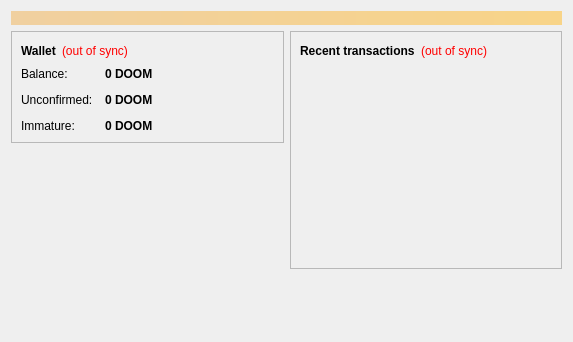
<?xml version="1.0" encoding="UTF-8"?>
<ui version="4.0">
 <class>OverviewPage</class>
 <widget class="QWidget" name="OverviewPage">
  <property name="geometry">
   <rect>
    <x>0</x>
    <y>0</y>
    <width>573</width>
    <height>342</height>
   </rect>
  </property>
  <property name="windowTitle">
   <string>Form</string>
  </property>
  <layout class="QVBoxLayout" name="topLayout">
   <item>
    <widget class="QLabel" name="labelAlerts">
     <property name="visible">
      <bool>false</bool>
     </property>
     <property name="styleSheet">
      <string notr="true">background-color: qlineargradient(x1: 0, y1: 0, x2: 1, y2: 0, stop:0 #F0D0A0, stop:1 #F8D488); color:#000000;</string>
     </property>
     <property name="wordWrap">
      <bool>true</bool>
     </property>
     <property name="margin">
      <number>3</number>
     </property>
    </widget>
   </item>
   <item>
    <layout class="QHBoxLayout" name="horizontalLayout" stretch="1,1">
     <item>
      <layout class="QVBoxLayout" name="verticalLayout_2">
       <item>
        <widget class="QFrame" name="frame">
         <property name="frameShape">
          <enum>QFrame::StyledPanel</enum>
         </property>
         <property name="frameShadow">
          <enum>QFrame::Raised</enum>
         </property>
         <layout class="QVBoxLayout" name="verticalLayout_4">
          <item>
           <layout class="QHBoxLayout" name="horizontalLayout_4">
            <item>
             <widget class="QLabel" name="label_5">
              <property name="font">
               <font>
                <weight>75</weight>
                <bold>true</bold>
               </font>
              </property>
              <property name="text">
               <string>Wallet</string>
              </property>
             </widget>
            </item>
            <item>
             <widget class="QLabel" name="labelWalletStatus">
              <property name="toolTip">
               <string>The displayed information may be out of date. Your wallet automatically synchronizes with the Doomcoin network after a connection is established, but this process has not completed yet.</string>
              </property>
              <property name="styleSheet">
               <string notr="true">QLabel { color: red; }</string>
              </property>
              <property name="text">
               <string notr="true">(out of sync)</string>
              </property>
              <property name="alignment">
               <set>Qt::AlignLeading|Qt::AlignLeft|Qt::AlignVCenter</set>
              </property>
             </widget>
            </item>
            <item>
             <spacer name="horizontalSpacer_2">
              <property name="orientation">
               <enum>Qt::Horizontal</enum>
              </property>
              <property name="sizeHint" stdset="0">
               <size>
                <width>40</width>
                <height>20</height>
               </size>
              </property>
             </spacer>
            </item>
           </layout>
          </item>
          <item>
           <layout class="QFormLayout" name="formLayout_2">
            <property name="fieldGrowthPolicy">
             <enum>QFormLayout::AllNonFixedFieldsGrow</enum>
            </property>
            <property name="horizontalSpacing">
             <number>12</number>
            </property>
            <property name="verticalSpacing">
             <number>12</number>
            </property>
            <item row="0" column="0">
             <widget class="QLabel" name="label">
              <property name="text">
               <string>Balance:</string>
              </property>
             </widget>
            </item>
            <item row="0" column="1">
             <widget class="QLabel" name="labelBalance">
              <property name="font">
               <font>
                <weight>75</weight>
                <bold>true</bold>
               </font>
              </property>
              <property name="cursor">
               <cursorShape>IBeamCursor</cursorShape>
              </property>
              <property name="toolTip">
               <string>Your current balance</string>
              </property>
              <property name="text">
               <string notr="true">0 DOOM</string>
              </property>
              <property name="textInteractionFlags">
               <set>Qt::LinksAccessibleByMouse|Qt::TextSelectableByKeyboard|Qt::TextSelectableByMouse</set>
              </property>
             </widget>
            </item>
            <item row="1" column="0">
             <widget class="QLabel" name="label_3">
              <property name="text">
               <string>Unconfirmed:</string>
              </property>
             </widget>
            </item>
            <item row="1" column="1">
             <widget class="QLabel" name="labelUnconfirmed">
              <property name="font">
               <font>
                <weight>75</weight>
                <bold>true</bold>
               </font>
              </property>
              <property name="cursor">
               <cursorShape>IBeamCursor</cursorShape>
              </property>
              <property name="toolTip">
               <string>Total of transactions that have yet to be confirmed, and do not yet count toward the current balance</string>
              </property>
              <property name="text">
               <string notr="true">0 DOOM</string>
              </property>
              <property name="textInteractionFlags">
               <set>Qt::LinksAccessibleByMouse|Qt::TextSelectableByKeyboard|Qt::TextSelectableByMouse</set>
              </property>
             </widget>
            </item>
            <item row="2" column="0">
             <widget class="QLabel" name="labelImmatureText">
              <property name="text">
               <string>Immature:</string>
              </property>
             </widget>
            </item>
            <item row="2" column="1">
             <widget class="QLabel" name="labelImmature">
              <property name="font">
               <font>
                <weight>75</weight>
                <bold>true</bold>
               </font>
              </property>
              <property name="toolTip">
               <string>Mined balance that has not yet matured</string>
              </property>
              <property name="text">
               <string notr="true">0 DOOM</string>
              </property>
              <property name="textInteractionFlags">
               <set>Qt::LinksAccessibleByMouse|Qt::TextSelectableByKeyboard|Qt::TextSelectableByMouse</set>
              </property>
             </widget>
            </item>
           </layout>
          </item>
         </layout>
        </widget>
       </item>
       <item>
        <spacer name="verticalSpacer">
         <property name="orientation">
          <enum>Qt::Vertical</enum>
         </property>
         <property name="sizeHint" stdset="0">
          <size>
           <width>20</width>
           <height>40</height>
          </size>
         </property>
        </spacer>
       </item>
     <item>
      <widget class="QLabel" name="label_6">
       <property name="text">
        <string/>
       </property>
       <property name="pixmap">
        <pixmap resource="../bitcoin.qrc">:/images/backg</pixmap>
       </property>
       <property name="scaledContents">
        <bool>false</bool>
       </property>
       <property name="alignment">
        <set>Qt::AlignCenter</set>
       </property>
       <property name="margin">
        <number>-2</number>
       </property>
      </widget>
     </item>
    </layout>
   </item>
    <item>
      <layout class="QVBoxLayout" name="verticalLayout_3">
       <item>
        <widget class="QFrame" name="frame_2">
         <property name="frameShape">
          <enum>QFrame::StyledPanel</enum>
         </property>
         <property name="frameShadow">
          <enum>QFrame::Raised</enum>
         </property>
         <layout class="QVBoxLayout" name="verticalLayout">
          <item>
           <layout class="QHBoxLayout" name="horizontalLayout_2">
            <item>
             <widget class="QLabel" name="label_4">
              <property name="text">
               <string>&lt;b&gt;Recent transactions&lt;/b&gt;</string>
              </property>
             </widget>
            </item>
            <item>
             <widget class="QLabel" name="labelTransactionsStatus">
              <property name="toolTip">
               <string>The displayed information may be out of date. Your wallet automatically synchronizes with the Doomcoin network after a connection is established, but this process has not completed yet.</string>
              </property>
              <property name="styleSheet">
               <string notr="true">QLabel { color: red; }</string>
              </property>
              <property name="text">
               <string notr="true">(out of sync)</string>
              </property>
              <property name="alignment">
               <set>Qt::AlignRight|Qt::AlignTrailing|Qt::AlignVCenter</set>
              </property>
             </widget>
            </item>
            <item>
             <spacer name="horizontalSpacer">
              <property name="orientation">
               <enum>Qt::Horizontal</enum>
              </property>
              <property name="sizeHint" stdset="0">
               <size>
                <width>40</width>
                <height>20</height>
               </size>
              </property>
             </spacer>
            </item>
           </layout>
          </item>
          <item>
           <widget class="QListView" name="listTransactions">
            <property name="styleSheet">
             <string notr="true">QListView { background: transparent; }</string>
            </property>
            <property name="frameShape">
             <enum>QFrame::NoFrame</enum>
            </property>
            <property name="verticalScrollBarPolicy">
             <enum>Qt::ScrollBarAlwaysOff</enum>
            </property>
            <property name="horizontalScrollBarPolicy">
             <enum>Qt::ScrollBarAlwaysOff</enum>
            </property>
            <property name="selectionMode">
             <enum>QAbstractItemView::NoSelection</enum>
            </property>
           </widget>
          </item>
         </layout>
        </widget>
       </item>
       <item>
        <spacer name="verticalSpacer_2">
         <property name="orientation">
          <enum>Qt::Vertical</enum>
         </property>
         <property name="sizeHint" stdset="0">
          <size>
           <width>20</width>
           <height>40</height>
          </size>
         </property>
        </spacer>
       </item>
      </layout>
     </item>
    </layout>
   </item>
  </layout>
 </widget>
 <resources/>
 <connections/>
</ui>
